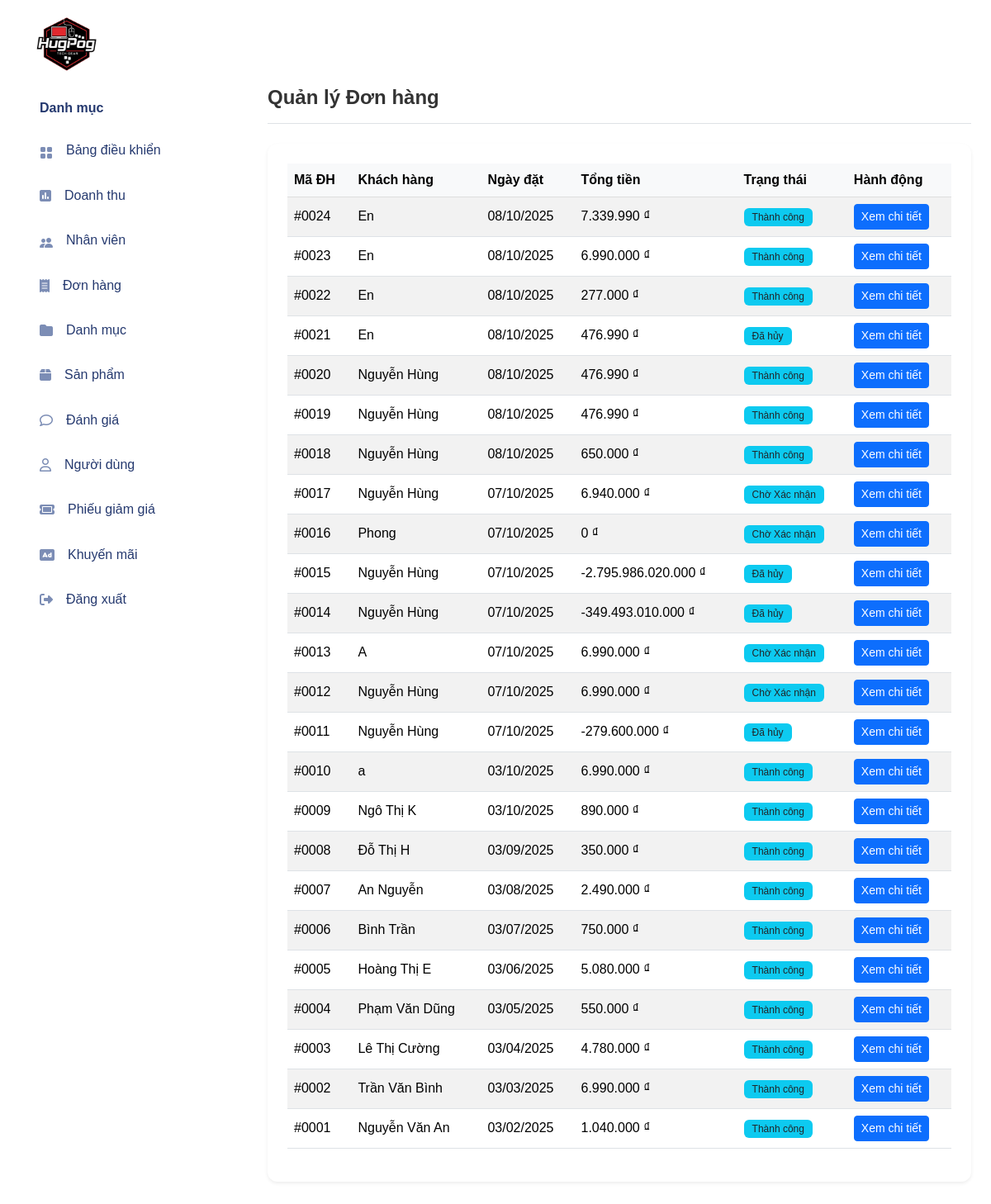
The app's page /public/admin/orders.php with its own data.
### tables this page shows
CREATE TABLE `orders` (
  `id` int NOT NULL,
  `user_id` int NOT NULL,
  `customer_name` varchar(100) NOT NULL,
  `shipping_address` text NOT NULL,
  `phone` varchar(20) NOT NULL,
  `voucher_id` int DEFAULT NULL,
  `voucher_code` varchar(50) DEFAULT NULL,
  `discount_amount` decimal(15,2) DEFAULT '0.00',
  `total_amount` decimal(15,2) NOT NULL,
  `status` enum('Chờ Xác nhận','Đã Xác nhận','Đang giao','Đã giao','Thành công','Đã hủy') NOT NULL DEFAULT 'Chờ Xác nhận',
  `created_at` datetime DEFAULT CURRENT_TIMESTAMP,
  `updated_at` datetime DEFAULT CURRENT_TIMESTAMP ON UPDATE CURRENT_TIMESTAMP
);

### public/admin/orders.php (called while the page is built)
<?php
require_once '../../includes/controllers/OrderController.php';
$orderController = new OrderController();
$orders = $orderController->listOrdersForAdmin();
include '../../View/admin/order_management.php';
?>

### models/OrderModel.php (called while the page is built, shortened)
<?php
class OrderModel
{
    public function getAllOrders()
    {
        $conn = db_connect();
        $sql = "SELECT * FROM orders ORDER BY created_at DESC";
        $result = $conn->query($sql);
        $orders = $result->fetch_all(MYSQLI_ASSOC);
        return $orders;
    }
}

### includes/controllers/OrderController.php (called while the page is built, shortened)
<?php
require_once __DIR__ . '/../../models/OrderModel.php';
class OrderController
{
    public function listOrdersForAdmin()
    {
        $orderModel = new OrderModel();
        return $orderModel->getAllOrders();
    }
}

### view/admin/order_management.php (the view, shortened to what this page needs)
<?php
require_once __DIR__ . '/../../includes/controllers/OrderController.php';
$controller = new OrderController();
$orders = $controller->listOrdersForAdmin();
?>
<!DOCTYPE html>
<html lang="vi">
<head>
    <link href="https://cdn.jsdelivr.net/npm/bootstrap@5.3.2/dist/css/bootstrap.min.css" rel="stylesheet">
    <link href="https://cdnjs.cloudflare.com/ajax/libs/font-awesome/6.4.2/css/all.min.css" rel="stylesheet">
    <link rel="stylesheet" href="/HugPog/public/css/style.css">
    <link rel="stylesheet" href="/HugPog/public/css/app.css">
</head>
<body>
    <?php include __DIR__ . '../../layout/sidebar.php'; ?>
    <div id="main" class="p-4">
        <div class="row">
            <div class="col-12">
                <div class="d-flex justify-content-between align-items-center mb-4 border-bottom pb-3">
                    <h4 class="card-title mb-0">Quản lý Đơn hàng</h4>
                </div>
                <div class="card shadow-sm border-0">
                    <div class="card-body">
                        <div class="table-responsive">
                            <table class="table table-hover table-striped">
                                <thead class="table-light">
                                    <tr>
                                        <th scope="col">Mã ĐH</th>
                                        <th scope="col">Khách hàng</th>
                                        <th scope="col">Ngày đặt</th>
                                        <th scope="col">Tổng tiền</th>
                                        <th scope="col">Trạng thái</th>
                                        <th scope="col">Hành động</th>
                                    </tr>
                                </thead>
                                <tbody>
                                    <?php if (!empty($orders)): ?>
                                        <?php foreach ($orders as $order):
                                            $order_id_display = '#' . str_pad($order['id'], 4, '0', STR_PAD_LEFT);
                                        ?>
                                            <tr data-id="<?= $order['id'] ?>">
                                                <td><?= $order_id_display ?></td>
                                                <td><?= htmlspecialchars($order['customer_name'] ?? 'Khách (ID: ' . $order['user_id'] . ')') ?></td>
                                                <td><?= date('d/m/Y', strtotime($order['created_at'] ?? $order['order_date'])) ?></td>
                                                <td><?= number_format($order['total_amount'], 0, ',', '.') ?> ₫</td>
                                                <td>
                                                    <span class="badge bg-info text-dark"><?= htmlspecialchars($order['status']) ?></span>
                                                </td>
                                                <td>
                                                    <a href="order_detail.php?id=<?php echo $order['id']; ?>" class="btn btn-primary btn-sm">Xem chi tiết</a>
                                                </td>
                                            </tr>
                                        <?php endforeach; ?>
                                    <?php else: ?>
                                        <tr>
                                            <td colspan="6" class="text-center">Chưa có đơn hàng nào.</td>
                                        </tr>
                                    <?php endif; ?>
                                </tbody>
                            </table>
                        </div>
                    </div>
                </div>
            </div>
        </div>
    </div>
</body>
</html>

### public/css/style.css (style rules this page uses)
body { font-family: 'Montserrat', sans-serif; font-weight: 400; color: #333; }
h1, h2, h3, h4, h5, h6 { color: #2B2D42; font-weight: 700; margin: 0 0 10px; }
a { color: #2B2D42; font-weight: 500; -webkit-transition: 0.2s color; transition: 0.2s color; }
.card { border-radius: 12px; box-shadow: 0 4px 6px rgba(0, 0, 0, 0.05); }
.badge { font-weight: 500; padding: 5px 10px; border-radius: 6px; }
.table-responsive { overflow-x: auto; }

### public/css/app.css (style rules this page uses)
.btn.btn-danger,.btn.btn-info,.btn.btn-primary,.btn.btn-secondary,.btn.btn-success,.btn.btn-warning { color:#fff }
.card { margin-bottom:2.2rem;border:none }
.card .card-body { padding:1.5rem }
.dataTable-table td,.dataTable-table thead th,.table td,.table thead th { vertical-align:middle }
.dataTable-table:not(.table-borderless) thead th,.table:not(.table-borderless) thead th { border-bottom:1px solid #dedede!important }
#main { margin-left:300px;padding:2rem }
a { text-decoration:none }

### records on screen
orders: id "#0024", customer_name "En", created_at "08/10/2025", total_amount "7.339.990", status "Thành công"
orders: id "#0023", customer_name "En", created_at "08/10/2025", total_amount "6.990.000", status "Thành công"
orders: id "#0022", customer_name "En", created_at "08/10/2025", total_amount "277.000", status "Thành công"
orders: id "#0021", customer_name "En", created_at "08/10/2025", total_amount "476.990", status "Đã hủy"
orders: id "#0020", customer_name "Nguyễn Hùng", created_at "08/10/2025", total_amount "476.990", status "Thành công"
orders: id "#0019", customer_name "Nguyễn Hùng", created_at "08/10/2025", total_amount "476.990", status "Thành công"
orders: id "#0018", customer_name "Nguyễn Hùng", created_at "08/10/2025", total_amount "650.000", status "Thành công"
orders: id "#0017", customer_name "Nguyễn Hùng", created_at "07/10/2025", total_amount "6.940.000", status "Chờ Xác nhận"
orders: id "#0016", customer_name "Phong", created_at "07/10/2025", total_amount "0", status "Chờ Xác nhận"
orders: id "#0015", customer_name "Nguyễn Hùng", created_at "07/10/2025", total_amount "-2.795.986.020.000", status "Đã hủy"
orders: id "#0014", customer_name "Nguyễn Hùng", created_at "07/10/2025", total_amount "-349.493.010.000", status "Đã hủy"
orders: id "#0013", customer_name "A", created_at "07/10/2025", total_amount "6.990.000", status "Chờ Xác nhận"
orders: id "#0012", customer_name "Nguyễn Hùng", created_at "07/10/2025", total_amount "6.990.000", status "Chờ Xác nhận"
orders: id "#0011", customer_name "Nguyễn Hùng", created_at "07/10/2025", total_amount "-279.600.000", status "Đã hủy"
orders: id "#0010", customer_name "a", created_at "03/10/2025", total_amount "6.990.000", status "Thành công"
orders: id "#0009", customer_name "Ngô Thị K", created_at "03/10/2025", total_amount "890.000", status "Thành công"
orders: id "#0008", customer_name "Đỗ Thị H", created_at "03/09/2025", total_amount "350.000", status "Thành công"
orders: id "#0007", customer_name "An Nguyễn", created_at "03/08/2025", total_amount "2.490.000", status "Thành công"
orders: id "#0006", customer_name "Bình Trần", created_at "03/07/2025", total_amount "750.000", status "Thành công"
orders: id "#0005", customer_name "Hoàng Thị E", created_at "03/06/2025", total_amount "5.080.000", status "Thành công"
orders: id "#0004", customer_name "Phạm Văn Dũng", created_at "03/05/2025", total_amount "550.000", status "Thành công"
orders: id "#0003", customer_name "Lê Thị Cường", created_at "03/04/2025", total_amount "4.780.000", status "Thành công"
orders: id "#0002", customer_name "Trần Văn Bình", created_at "03/03/2025", total_amount "6.990.000", status "Thành công"
orders: id "#0001", customer_name "Nguyễn Văn An", created_at "03/02/2025", total_amount "1.040.000", status "Thành công"
